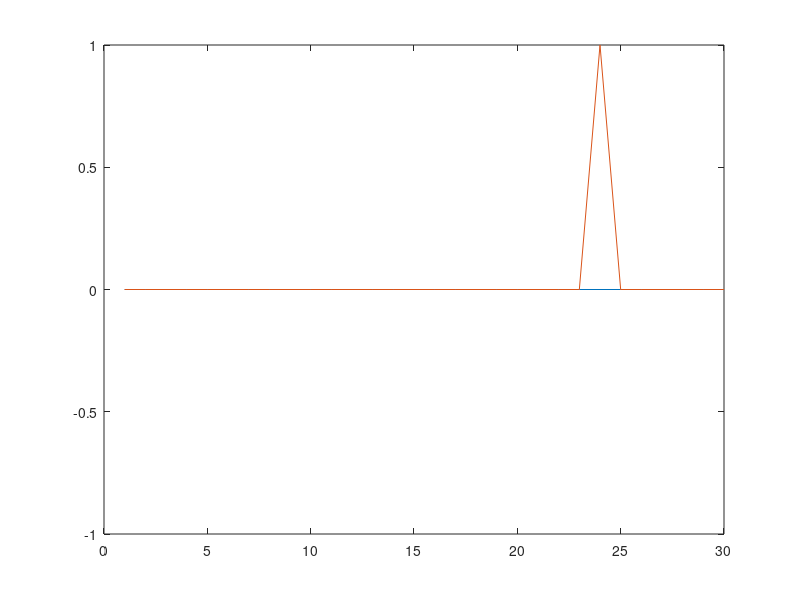

Source code (MATLAB):
% Matlab code for Example 2 in huang_numerical_pdes.pdf
% Written by HPH 
% Modified by TLS, Sept. 21, 2009, for MATH 333
%
% Now meant to solve transport equation
%    u_t + c u_x = 0,   x in \mathR, t > 0
%    u(0, x) = specified "spike" function
% ---------------- 
% Define and initialize the variables 
c = 1;
dt = 0.2
dx = 0.2
nsteps = 10;

beta = c*dt / dx;

for j = 1:3*nsteps
  xi(j) = j; 
  for i = 1:nsteps
    uij(i,j) = 0; 
  end 
end 
% 
% The initial condition
% 
uij(1, round(3*nsteps/2)) = 1; 
% 
% integration to later t
% 
for i = 1:nsteps - 1
  for j = 2:3*nsteps - 1;
    uij(i+1,j) = beta*uij(i,j-1) + (1 - beta) * uij(i,j);
  end 
end 

% the plots for all the time steps
idxstart = 0
while (idxstart < nsteps)
  plot(xi, zeros(size(xi)), xi, uij(idxstart + 1, :))
  axis([0 30 -1 1])
  idxstart += 1;
  pause
end 

